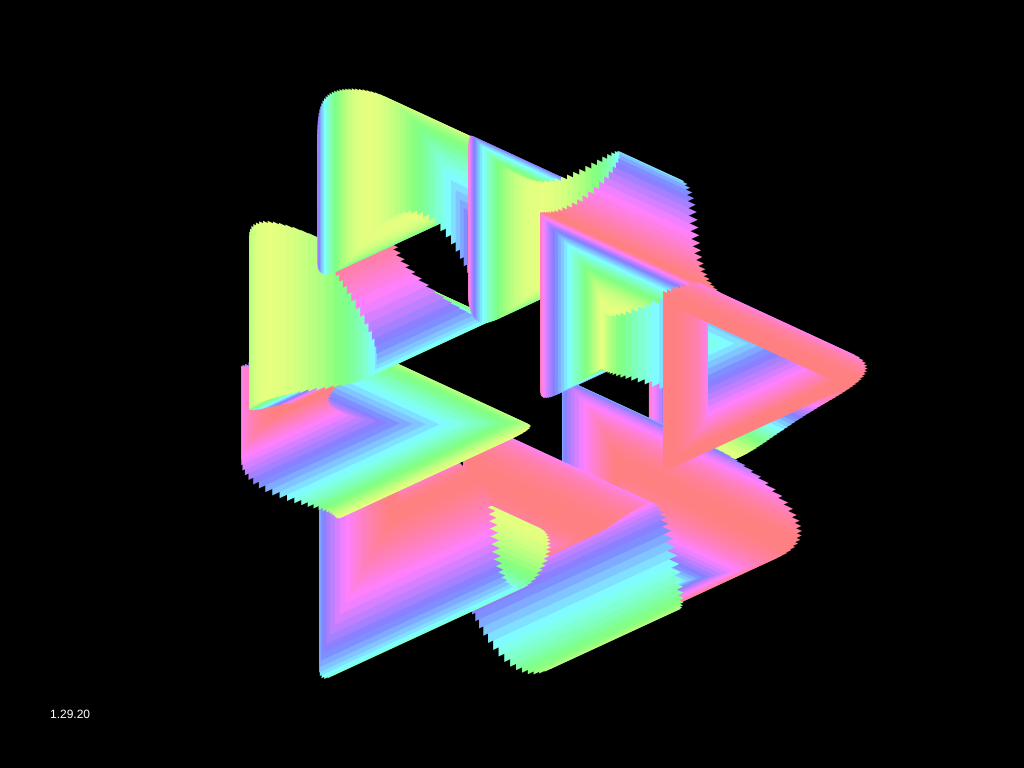
Frame 1 (no input)
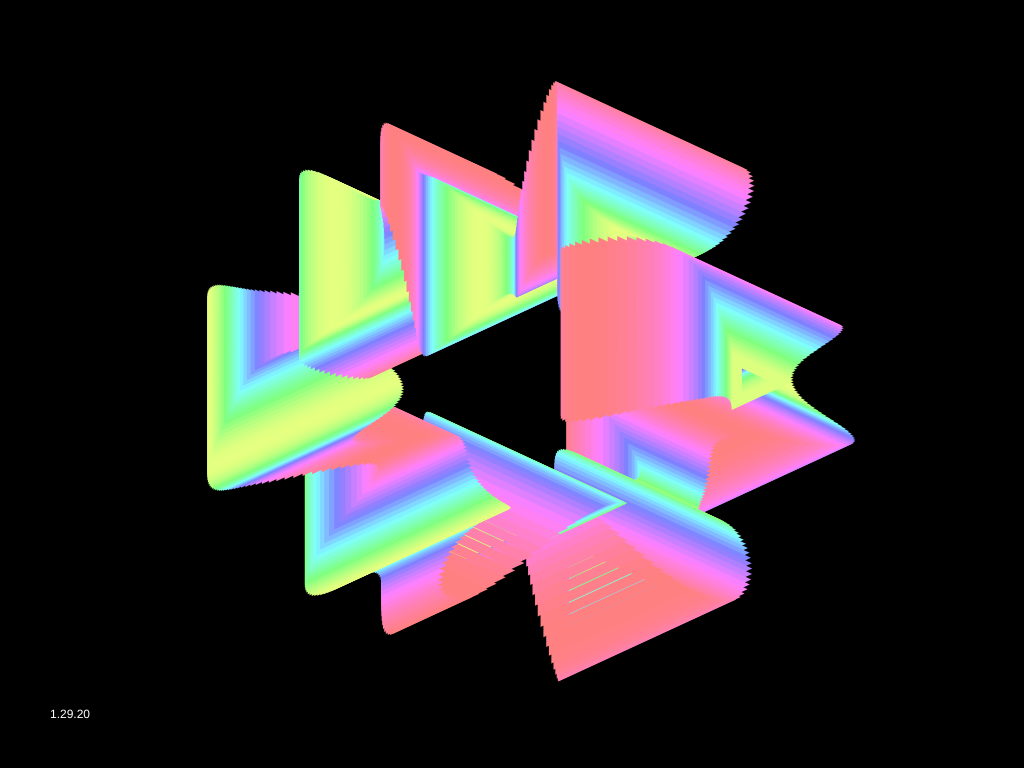
Frame 60 (no input)
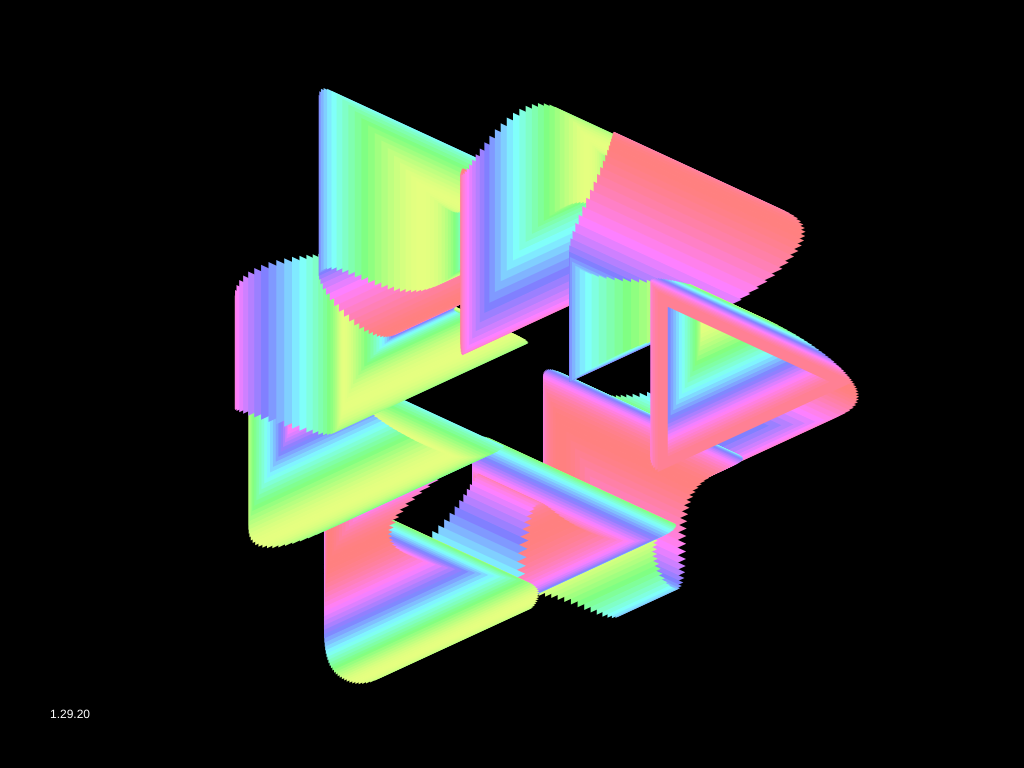
Frame 120 (the mouse pressed at the canvas centre since frame 60)

The p5.js sketch that drew these frames (run headless with seeded random() and noise() and a simulated clock; from frame 60 on, the mouse is pressed at the canvas centre):

// p5.js sketch
// ── sketch.js
// fork and port of MiniPear's Waltz of the Circles -- http://openprocessing.org/sketch/748916
// by MiniPear -- https://www.openprocessing.org/user/144707
// based on: https://observablehq.com/@rreusser/instanced-webgl-circles

const MAX_CIRCLE_CNT = 2500;
const MIN_CIRCLE_CNT = 100;
const MAX_VERTEX_CNT = 30;
const MIN_VERTEX_CNT = 3;
var circleCnt, vertexCnt;

function setup() {
	createCanvas(1024, 768);
	strokeWeight(2);
	colorMode(HSB);
}

function draw() {
	background(0);
	noStroke();
	fill(0, 0, 360);
	text("1.29.20", 50, height - 50);
	translate(width / 2, height / 2);

	let xoffset = float(abs(100 - width / 2), yoffset = abs(height - height / 2));
	circleCnt = int(map(xoffset, 0, width / 2, MAX_CIRCLE_CNT, MIN_CIRCLE_CNT));
	vertexCnt = int(map(yoffset, 0, height / 2, MAX_VERTEX_CNT, MIN_VERTEX_CNT));

	for (var ci = 0; ci < circleCnt; ci++) {
		let time = float(frameCount)/40;
		let thetaC = float(map(ci, 0, circleCnt, 0, TAU));
		let scale = float(300.0);

		let circleCenter = getCenterByTheta(thetaC, time, scale);
		let circleSize = float(getSizeByTheta(thetaC, time, scale));
		let c = getColorByTheta(thetaC, time);

		stroke(c);
		strokeWeight(10);
		noFill();
		beginShape();
		for (let vi = 0; vi < vertexCnt; vi++) {
			let thetaV = float(map(vi, 0, vertexCnt, 0, TAU));
			let x = float(circleCenter.x + cos(thetaV) * circleSize*1.25);
			let y = float(circleCenter.y + sin(thetaV) * circleSize);
			vertex(x, y);
		}
		endShape(CLOSE);
	}


}



function getCenterByTheta(theta, time, scale) {
	let direction = createVector(cos(theta), sin(theta));
	let distance = float(0.6 + 0.2 * cos(theta * 6.0 + cos(theta * 8.0 + time)));
	let circleCenter = p5.Vector.mult(direction, distance*scale) 
	return circleCenter;
}

function getSizeByTheta(theta, time, scale) {
	let offset = float(0.2 + 0.12 * cos(theta * 9.0 - time * 2.0));
	let circleSize = float(scale * offset);
	return circleSize;
	}

function getColorByTheta(theta, time) {
	let th = float(8.0 * theta + time * 2.0);
	let r = float(0.6 + 0.4 * cos(th)); 
	let g = 0.6 + 0.4 * cos(th - PI / 3);
	let b = 0.6 + 0.4 * cos(th - PI * 2.0 / 3.0); 
	let  alpha = map(circleCnt, MIN_CIRCLE_CNT, MAX_CIRCLE_CNT, 150, 30);
	return color(r * 360, 50, 200);
}
